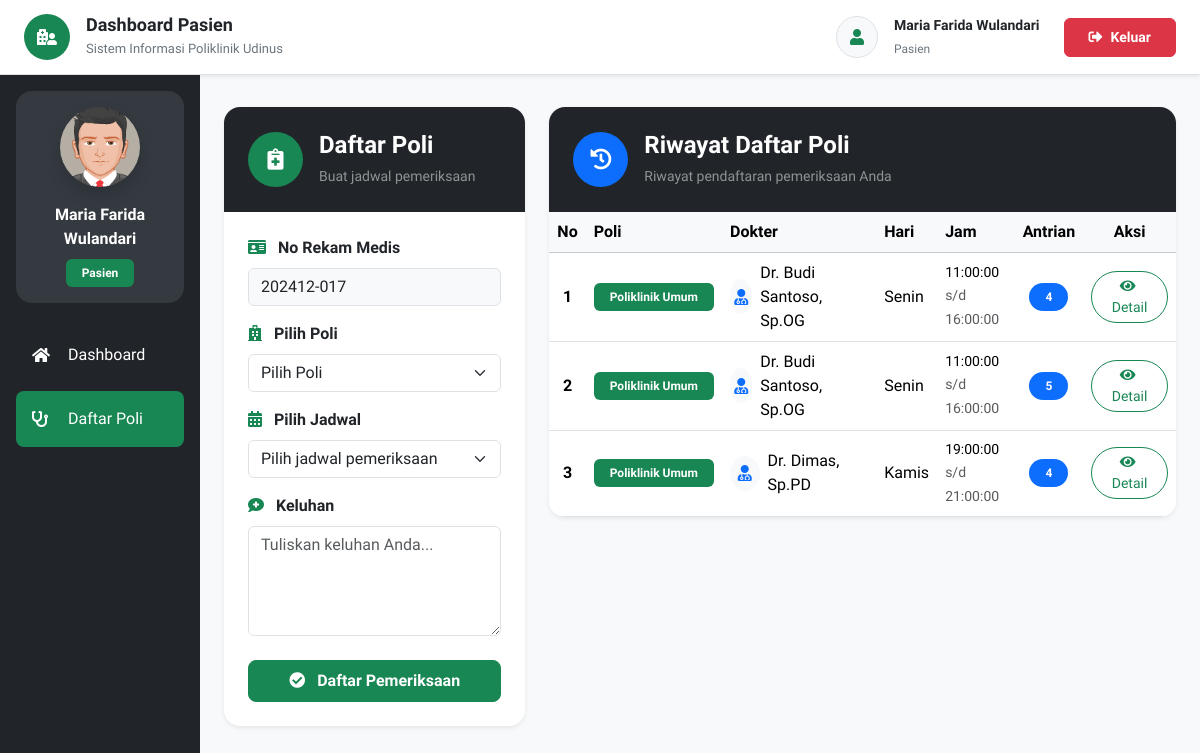
Screenshot of /daftarPoliklinik.php (signed in) with the database file from the repository.
### tables this page shows
CREATE TABLE `daftar_poli` (
  `id` int UNSIGNED NOT NULL,
  `id_pasien` int UNSIGNED NOT NULL,
  `id_jadwal` int UNSIGNED NOT NULL,
  `keluhan` text NOT NULL,
  `no_antrian` int UNSIGNED NOT NULL,
  `status_periksa` enum('0','1') NOT NULL
);

CREATE TABLE `poli` (
  `id` int NOT NULL,
  `nama_poli` varchar(25) NOT NULL,
  `keterangan` text NOT NULL
);

CREATE TABLE `dokter` (
  `id` int NOT NULL,
  `nama` varchar(255) NOT NULL,
  `password` varchar(50) NOT NULL,
  `alamat` varchar(255) NOT NULL,
  `no_hp` varchar(50) NOT NULL,
  `id_poli` int NOT NULL
);

CREATE TABLE `jadwal_periksa` (
  `id` int UNSIGNED NOT NULL,
  `id_dokter` int NOT NULL,
  `hari` enum('Senin','Selasa','Rabu','Kamis','Jumat','Sabtu') NOT NULL,
  `jam_mulai` time NOT NULL,
  `jam_selesai` time NOT NULL,
  `aktif` char(1) NOT NULL DEFAULT 'N'
);

### pages/daftarPoli/index.php (the view, shortened to what this page needs)
<section class="py-2">
<div class="row g-4">
    <div class="col-xl-4 col-lg-5 col-md-12">
        <div class="card border-0 shadow-sm rounded-4 overflow-hidden">
            <div class="bg-dark text-white p-4"
                style="min-height:95px;">
                <div class="d-flex align-items-center">
                    <div class="bg-success rounded-circle d-flex align-items-center justify-content-center me-3"
                        style="
                        width:55px;
                        height:55px;
                        min-width:55px;
                        ">
                        <i class="fas fa-notes-medical fa-lg"></i>
                    </div>
                    <div>
                        <h4 class="fw-bold mb-1">
                            Daftar Poli
                        </h4>
                        <small class="text-white-50">
                            Buat jadwal pemeriksaan
                        </small>
                    </div>
                </div>
            </div>
            <div class="card-body p-4">
                <form action="pages/daftarPoli/daftarPoli.php"
                    method="post">
                    <div class="mb-3">
                        <label class="fw-semibold mb-2">
                            <i class="fas fa-id-card text-success me-2"></i>
                            No Rekam Medis
                        </label>
                        <input type="text"
                            class="form-control bg-light"
                            name="no_rm"
                            value="<?php echo $_SESSION['no_rm']; ?>"
                            readonly
                            required>
                    </div>
                    <div class="mb-3">
                        <label class="fw-semibold mb-2">
                            <i class="fas fa-hospital text-success me-2"></i>
                            Pilih Poli
                        </label>
                        <select class="form-select"
                            id="poli"
                            name="poli"
                            required>
                            <option value="" selected disabled>
                                Pilih Poli
                            </option>
                        </select>
                    </div>
                    <div class="mb-3">
                        <label class="fw-semibold mb-2">
                            <i class="fas fa-calendar-alt text-success me-2"></i>
                            Pilih Jadwal
                        </label>
                        <select class="form-select"
                            id="jadwal"
                            name="jadwal"
                            required>
                            <option value="" selected disabled>
                                Pilih jadwal pemeriksaan
                            </option>
                        </select>
                    </div>
                    <div class="mb-4">
                        <label class="fw-semibold mb-2">
                            <i class="fas fa-comment-medical text-success me-2"></i>
                            Keluhan
                        </label>
                        <textarea class="form-control"
                            rows="4"
                            id="keluhan"
                            name="keluhan"
                            placeholder="Tuliskan keluhan Anda..."
                            required></textarea>
                    </div>
                    <button type="submit"
                        class="btn btn-success w-100 py-2 fw-bold rounded-3">
                        <i class="fas fa-check-circle me-2"></i>
                        Daftar Pemeriksaan
                    </button>
                </form>
            </div>
        </div>
    </div>
    <div class="col-xl-8 col-lg-7 col-md-12">
        <div class="card border-0 shadow-sm rounded-4 overflow-hidden">
            <div class="bg-dark text-white p-4"
                style="min-height:95px;">
                <div class="d-flex align-items-center">
                    <div class="bg-primary rounded-circle d-flex align-items-center justify-content-center me-3"
                        style="
                        width:55px;
                        height:55px;
                        min-width:55px;
                        ">
                        <i class="fas fa-history fa-lg"></i>
                    </div>
                    <div>
                        <h4 class="fw-bold mb-1">
                            Riwayat Daftar Poli
                        </h4>
                        <small class="text-white-50">
                            Riwayat pendaftaran pemeriksaan Anda
                        </small>
                    </div>
                </div>
            </div>
            <div class="card-body p-0">
                <div class="table-responsive">
                    <table class="table table-hover align-middle mb-0">
                        <thead class="table-light">
                            <tr>
                                <th class="text-center">
                                    No
                                </th>
                                <th>
                                    Poli
                                </th>
                                <th>
                                    Dokter
                                </th>
                                <th>
                                    Hari
                                </th>
                                <th>
                                    Jam
                                </th>
                                <th class="text-center">
                                    Antrian
                                </th>
                                <th class="text-center">
                                    Aksi
                                </th>
                            </tr>
                        </thead>
                        <tbody>
                        <?php
                        require 'config/koneksi.php';
                        $no = 1;
                        $query = "
                        SELECT
                        daftar_poli.id as idDaftarPoli,
                        poli.nama_poli,
                        dokter.nama,
                        jadwal_periksa.hari,
                        jadwal_periksa.jam_mulai,
                        jadwal_periksa.jam_selesai,
                        daftar_poli.no_antrian
                        FROM daftar_poli
                        INNER JOIN jadwal_periksa
                        ON daftar_poli.id_jadwal = jadwal_periksa.id
                        INNER JOIN dokter
                        ON jadwal_periksa.id_dokter = dokter.id
                        INNER JOIN poli
                        ON dokter.id_poli = poli.id
                        WHERE daftar_poli.id_pasien='$idPasien'
                        ";
                        $result=mysqli_query($mysqli,$query);
                        while($data=mysqli_fetch_assoc($result)){
                        ?>
                        <tr>
                            <td class="text-center fw-bold">
                                <?php echo $no++; ?>
                            </td>
                            <td>
                                <span class="badge bg-success px-3 py-2">
                                    <?php echo $data['nama_poli']; ?>
                                </span>
                            </td>
                            <td>
                                <div class="d-flex align-items-center">
                                    <div class="bg-light rounded-circle d-flex align-items-center justify-content-center me-2"
                                        style="
                                        width:35px;
                                        height:35px;
                                        ">
                                        <i class="fas fa-user-md text-primary"></i>
                                    </div>
                                    <?php echo $data['nama']; ?>
                                </div>
                            </td>
                            <td>
                                <?php echo $data['hari']; ?>
                            </td>
                            <td>
                                <small class="d-block">
                                    <?php echo $data['jam_mulai']; ?>
                                </small>
                                <small class="text-muted">
                                    s/d <?php echo $data['jam_selesai']; ?>
                                </small>
                            </td>
                            <td class="text-center">
                                <span class="badge bg-primary rounded-pill px-3 py-2">
                                    <?php echo $data['no_antrian']; ?>
                                </span>
                            </td>
                            <td class="text-center">
                                <a href="detailDaftarPoli.php?id=<?php echo $data['idDaftarPoli']; ?>"
                                class="btn btn-sm btn-outline-success rounded-pill px-3">
                                    <i class="fas fa-eye me-1"></i>
                                    Detail
                                </a>
                            </td>
                        </tr>
                        <?php } ?>
                        </tbody>
                    </table>
                </div>
            </div>
        </div>
    </div>
</div>
</section>

### rows the page displays
daftar_poli: poli.nama_poli "Poliklinik Umum", dokter.nama "Dr. Budi Santoso, Sp.OG", id_jadwal.hari "Senin", id_jadwal.jam_mulai "11:00:00", id_jadwal.jam_selesai "16:00:00", no_antrian "4"
daftar_poli: poli.nama_poli "Poliklinik Umum", dokter.nama "Dr. Budi Santoso, Sp.OG", id_jadwal.hari "Senin", id_jadwal.jam_mulai "11:00:00", id_jadwal.jam_selesai "16:00:00", no_antrian "5"
daftar_poli: poli.nama_poli "Poliklinik Umum", dokter.nama "Dr. Dimas, Sp.PD", id_jadwal.hari "Kamis", id_jadwal.jam_mulai "19:00:00", id_jadwal.jam_selesai "21:00:00", no_antrian "4"

### other values shown
$dashboardTitle "Dashboard Pasien"
$dashboardDesc "Sistem Informasi Poliklinik Udinus"
$username "Maria Farida Wulandari"
$akses "Pasien"
$_SESSION['akses'] "Pasien"
